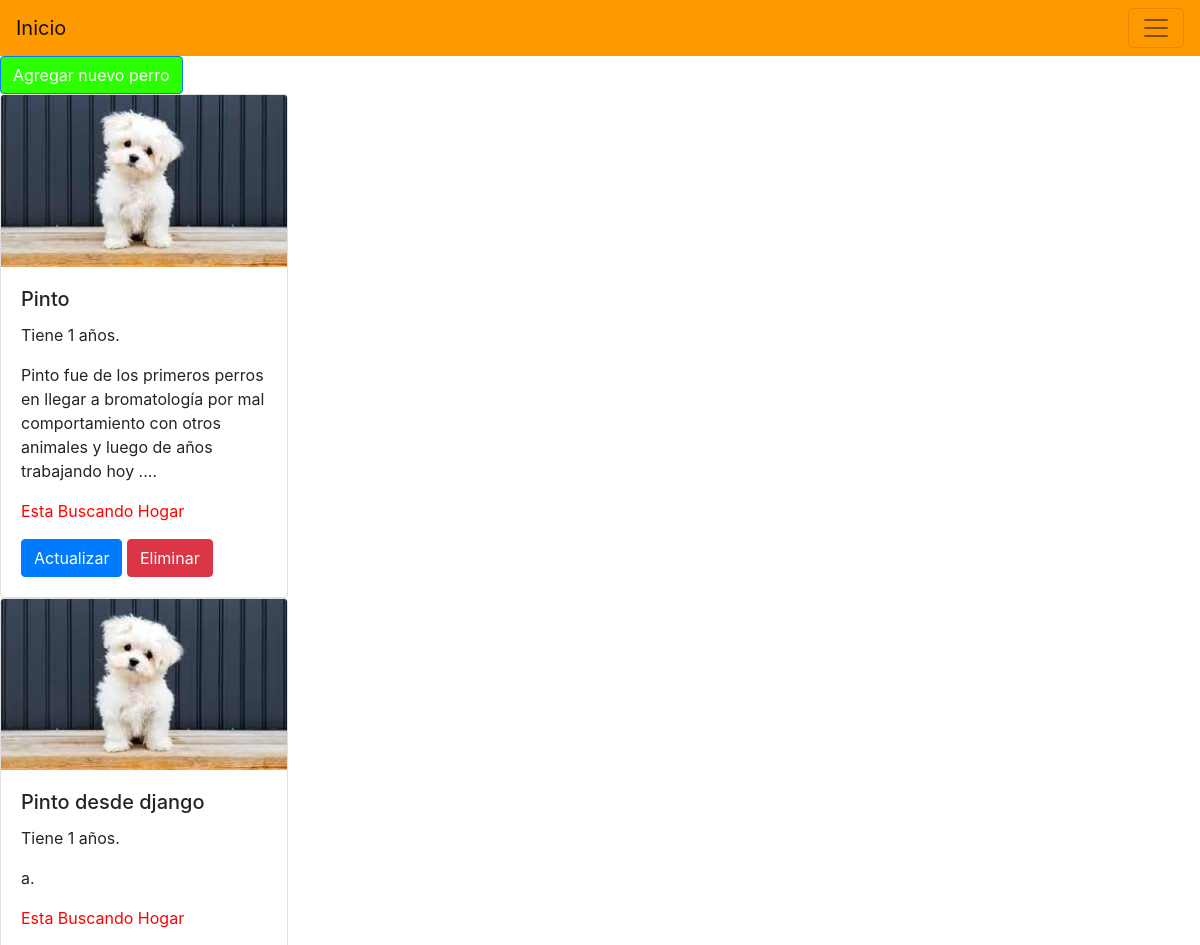
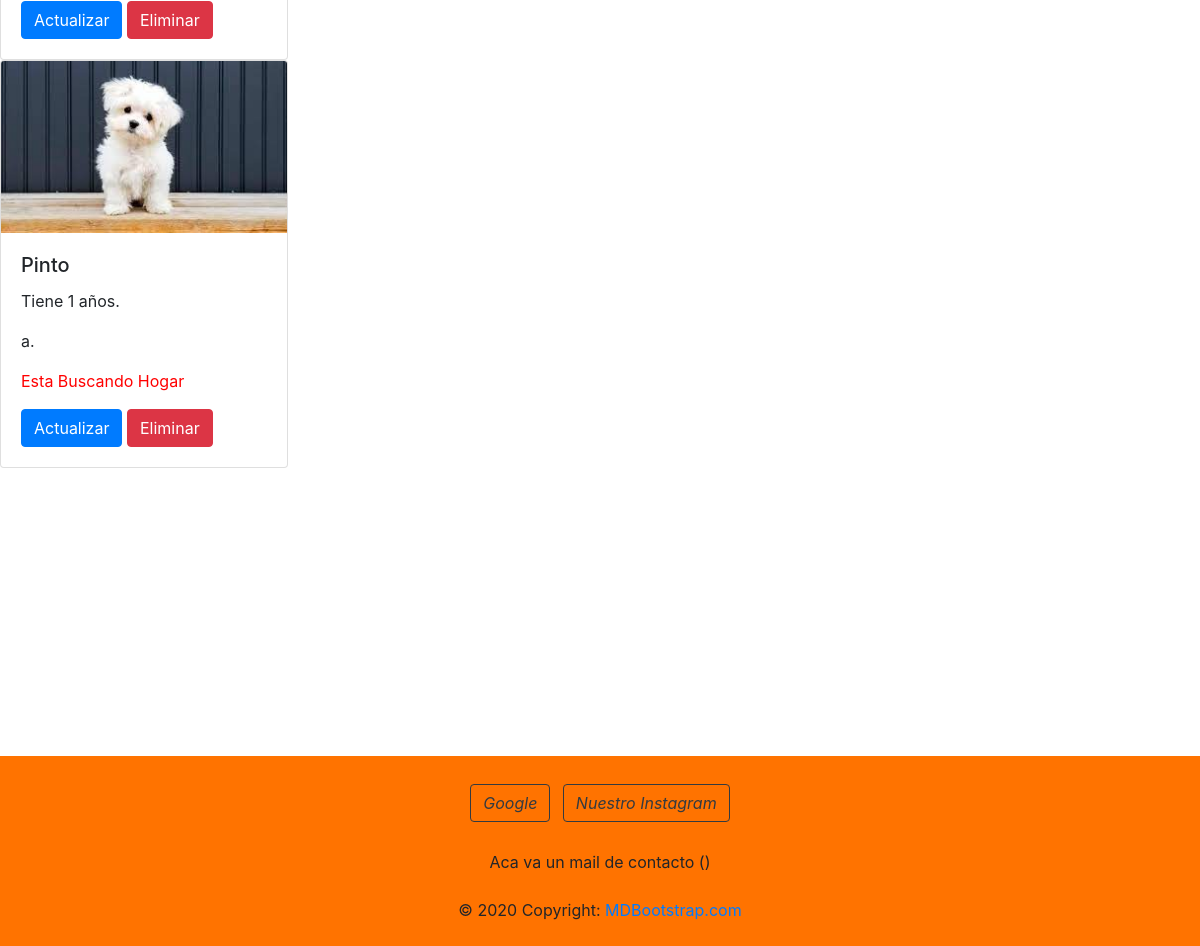
Page /modelos/nuestros_perros/ (signed in) on the committed database (2 pictures, top to bottom).
### Models/models.py (models this page shows, shortened)
class OurDogs (models.Model):
    dog_name = models.CharField (max_length=30 , verbose_name='Nombre del perro')
    dog_age = models.IntegerField (verbose_name= 'Edad del perro')
    dog_history = models.CharField (max_length=500 , verbose_name='Historia del perro' )
    dog_status = models.BooleanField(default=True , verbose_name='¿Adoptado?' )
    class Meta:
        verbose_name = 'Perro'
        verbose_name_plural = 'Perros'

### Models/views.py (the view)
@login_required
def list_our_dogs (request):
    if 'search' in request.GET:
        search = request.GET ['search']
        all_dogs = OurDogs.objects.filter(dog_name__icontains = search)
    else:
        all_dogs = OurDogs.objects.all
    context = {
        'our_dogs': all_dogs
    }
    return render (request ,'our_dogs/list_our_dogs.html', context = context )

### templates/our_dogs/list_our_dogs.html (shortened to what this page needs)
{% extends 'base.html' %}
{% block forms %}
    <a style="background-color: rgb(43, 255, 0);" href="http://127.0.0.1:8000/modelos/nuevo_perro/" class="btn btn-primary">Agregar nuevo perro</a>
{% endblock %}
{%block content%}
    {%for elemento in our_dogs %}
        <div class="card" style="width: 18rem;" >
        <img class="card-img-top" alt="...">
            <div class="card-body">
                <h5 class="card-title">{{elemento.dog_name}}</h5>
                <p class="card-text">Tiene {{elemento.dog_age}} años.</p>
                <p class="card-text">{{elemento.dog_history}}.</p>
            {% if elemento.dog_status == True %}
                <p style="color: red;">Esta Buscando Hogar</p>
            {% else %}
                <p style="color:blue;">Esta adoptado</p>
            {% endif %}
                <a href="http://127.0.0.1:8000/modelos/actualizar_perro/{{elemento.id}}/" class="btn btn-primary">Actualizar</a>
                <a href="http://127.0.0.1:8000/modelos/eliminar_perro/{{elemento.id}}/" class="btn btn-danger">Eliminar</a>
            </div>
        </div>
    {% endfor %}
    <br>
    <br>
    <br>
    <br>
    <br>
    <br>
    <br>
    <br>
    <br>
    <br>
    <br>
    <br>
{% endblock %}

### templates/base.html (shortened to what this page needs)
<!DOCTYPE html>
<html lang="en">
<head>
<link rel="stylesheet" href="https://cdn.jsdelivr.net/npm/bootstrap@4.6.2/dist/css/bootstrap.min.css">
</head>
<header>
    <nav class="navbar navbar-light" style="background-color: rgb(255, 153, 0);">
        <a class="navbar-brand" href="http://127.0.0.1:8000">Inicio</a>
        <button class="navbar-toggler" type="button" data-toggle="collapse" data-target="#navbarSupportedContent" aria-controls="navbarSupportedContent" aria-expanded="false" aria-label="Toggle navigation">
        <span class="navbar-toggler-icon"></span>
        </button>
    </nav>
</header>
<body>
    {% block forms %}
    {% endblock %}
    {% block content %}
    {% endblock %}
<footer style="background-color:  rgb(255, 115, 0);" class= " text-center text-black">
    <div class="container p-4" >
    <section class="mb-4">
        <a class="btn btn-outline-dark btn-floating m-1" href="https://www.google.com/?gws_rd=ssl" role="button"
        ><i class="fab fa-google">Google</i
        ></a>
        <a class="btn btn-outline-dark btn-floating m-1" href="https://www.instagram.com/adoptametandil/" role="button"
        ><i class="fab fa-instagram">Nuestro Instagram</i
        ></a>
    </section>
    <section class="mb-4">
        <p>
            Aca va un mail de contacto ()
        </p>
    </section>
    <div class= " text-center text-black" style="background-color: rgb(255, 115, 0);">
    © 2020 Copyright:
    <a class="text-black" href="https://mdbootstrap.com/" ;>MDBootstrap.com </a>
    </div>
</footer>
</body>
</html>

### rows in the picture
OurDogs: dog_name "Pinto", dog_age "1", dog_history "Pinto fue de los primeros perros en llegar a bromatología por mal comportamiento con otros animales y luego de años trabajando hoy ...", dog_status "Esta Buscando Hogar"
OurDogs: dog_name "Pinto desde django", dog_age "1", dog_history "a", dog_status "Esta Buscando Hogar"
OurDogs: dog_name "Pinto", dog_age "1", dog_history "a", dog_status "Esta Buscando Hogar"
